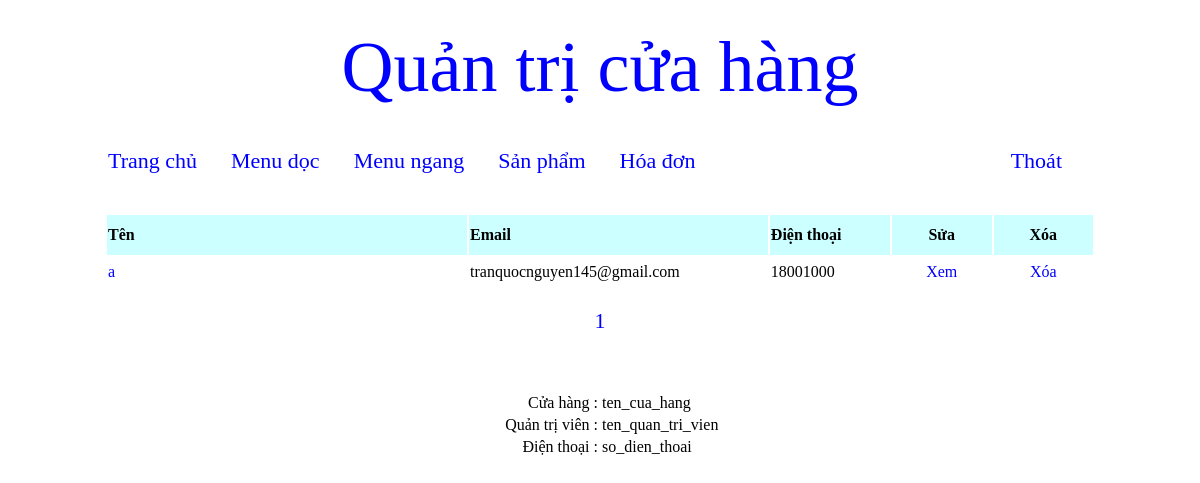
Screenshot of /quan_tri/index.php?thamso=hoa_don (signed in) with the database file from the repository.
### tables this page shows
CREATE TABLE IF NOT EXISTS `hoa_don` (
  `id` int(11) NOT NULL AUTO_INCREMENT,
  `ten_nguoi_mua` varchar(256) NOT NULL,
  `email` varchar(256) NOT NULL,
  `dia_chi` mediumtext NOT NULL,
  `dien_thoai` varchar(10) NOT NULL,
  `noi_dung` mediumtext NOT NULL,
  `hang_duoc_mua` mediumtext NOT NULL,
  PRIMARY KEY (`id`)
);

### quan_tri/chuc_nang/hoa_don/quan_ly_hoa_don.php (the view, shortened to what this page needs)
<?php
	$so_dong_tren_mot_trang=20;
	$tv="select count(*) from hoa_don";
	$tam=mysql_query($tv);
	$tv_2=mysql_fetch_array($tam);
	$so_trang=ceil($tv_2[0]/$so_dong_tren_mot_trang);
	$vtbd=($_GET['trang']-1)*$so_dong_tren_mot_trang;
	$tv="select * from hoa_don order by id desc limit $vtbd,$so_dong_tren_mot_trang";
	$tam=mysql_query($tv);
?>
<table width="990px" class="tb_a1" >
	<tr style="background:#CCFFFF;height:40px;" >
		<td width="370px" ><b>Tên</b></td>
		<td width="300px" ><b>Email</b></td>
		<td width="120px" ><b>Điện thoại</b></td>
		<td align="center" width="100px" ><b>Sửa</b></td>
		<td align="center" width="100px" ><b>Xóa</b></td>
	</tr>
	<?php
		while($tv_2=mysql_fetch_array($tam))
		{
			$id=$tv_2['id'];
			$ten=$tv_2['ten_nguoi_mua'];
			$email=$tv_2['email'];
			$dien_thoai=$tv_2['dien_thoai'];
			$link_xem="?thamso=xem_hoa_don&id=".$id."&trang=".$_GET['trang'];
			$link_xoa="?xoa_hoa_don=co&id=".$id;
			?>
				<tr class="a_1" >
					<td>
						<a href="<?php echo $link_xem; ?>" class="lk_a1" ><?php echo $ten; ?></a>
					</td>
					<td>
						<?php echo $email; ?>
					</td>
					<td>
						<?php echo $dien_thoai; ?>
					</td>
					<td align="center" >
						<a href="<?php echo $link_xem; ?>" class="lk_a1" >Xem</a>
					</td>
					<td align="center" >
						<a href="<?php echo $link_xoa; ?>" class="lk_a1" >Xóa</a>
					</td>
				</tr>
			<?php
		}
	?>
	<tr>
		<td colspan="5" align="center" >
			<br>
			<?php
				for($i=1;$i<=$so_trang;$i++)
				{
					$link_phan_trang="?thamso=hoa_don&trang=".$i;
					echo "<a href='$link_phan_trang' class='phan_trang' >";
						echo $i;
					echo "</a> ";
				}
			?>
			<br><br>
		</td>
	</tr>
</table>

### quan_tri/giao_dien/giao_dien.css (style rules this page uses)
table.tb_a1 tr.a_1 { height:30px; }
a.lk_a1 { text-decoration:none;color:blue; }
a.phan_trang { text-decoration:none;color:blue;font-size:22px; }

### rows the page displays
hoa_don: ten_nguoi_mua "a", email "tranquocnguyen145@gmail.com", dien_thoai "18001000"
